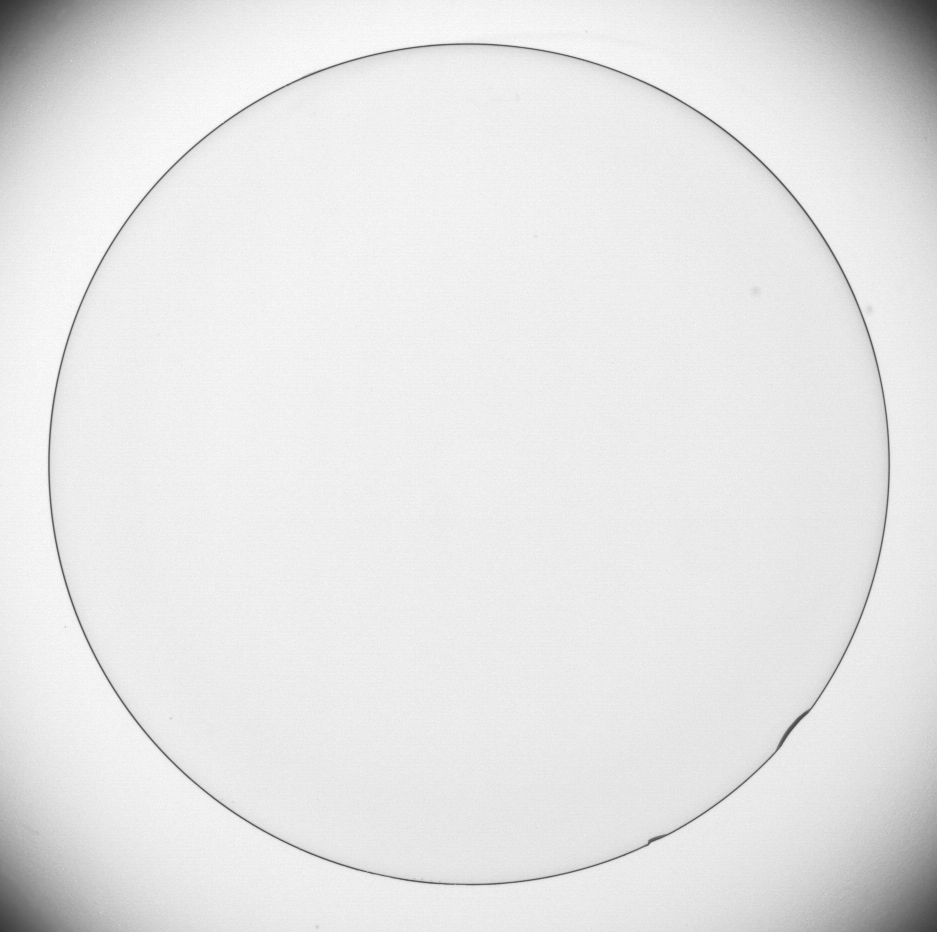
#> input picture cap3/img/342.tif, 937 x 932 px, found by its file name
$ python 342.py   (older library calls are emulated)
#> lines starting #> are read from the running program, lines starting #| are printed output that depends on the picture
#!/usr/bin/env python
# coding: utf-8

# In[2]:


import numpy as np
import cv2
import matplotlib.pyplot as plt


# In[3]:


img = cv2.imread('img/342.tif',0)
#> img is the input picture: shape (932, 937); min 50, max 255, mean 229.7

sobelx = cv2.Sobel(img,cv2.CV_64F,1,0,ksize=5)
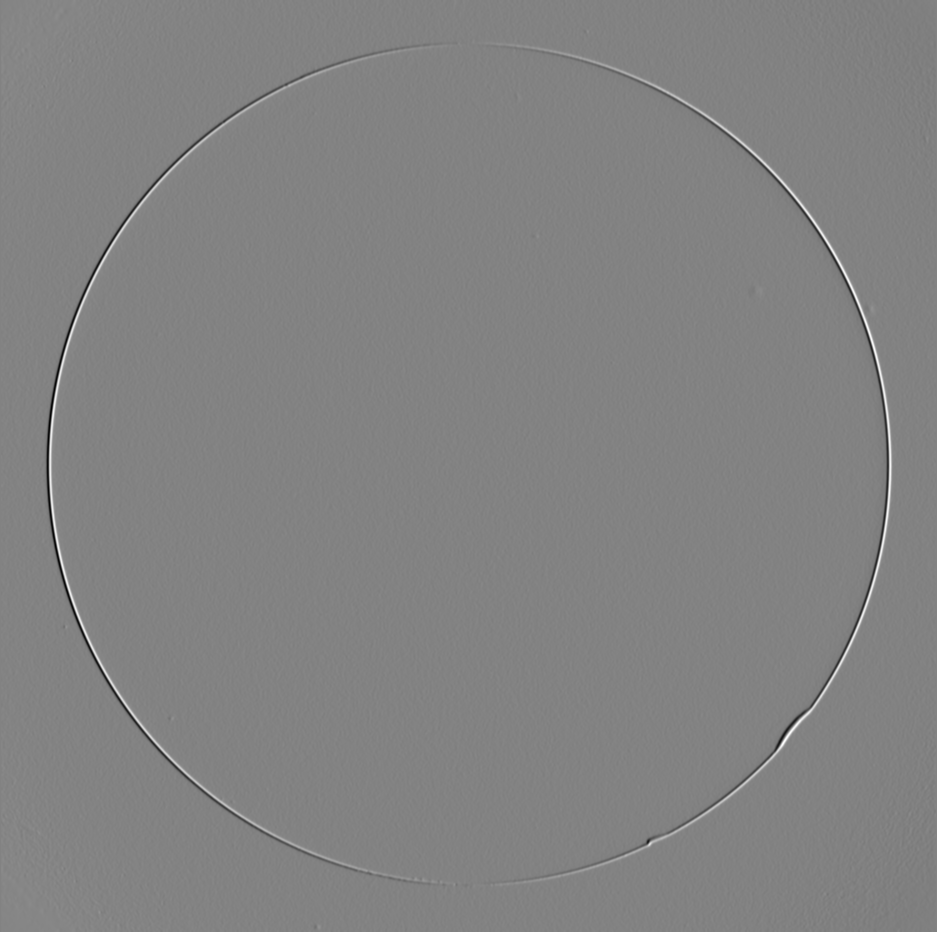
#> sobelx: shape (932, 937) float64; min -6004, max 5708, mean -1.2; drawn with min black and max white
sobely = cv2.Sobel(img,cv2.CV_64F,0,1,ksize=5)

img_sobel = abs(sobelx) + abs(sobely)
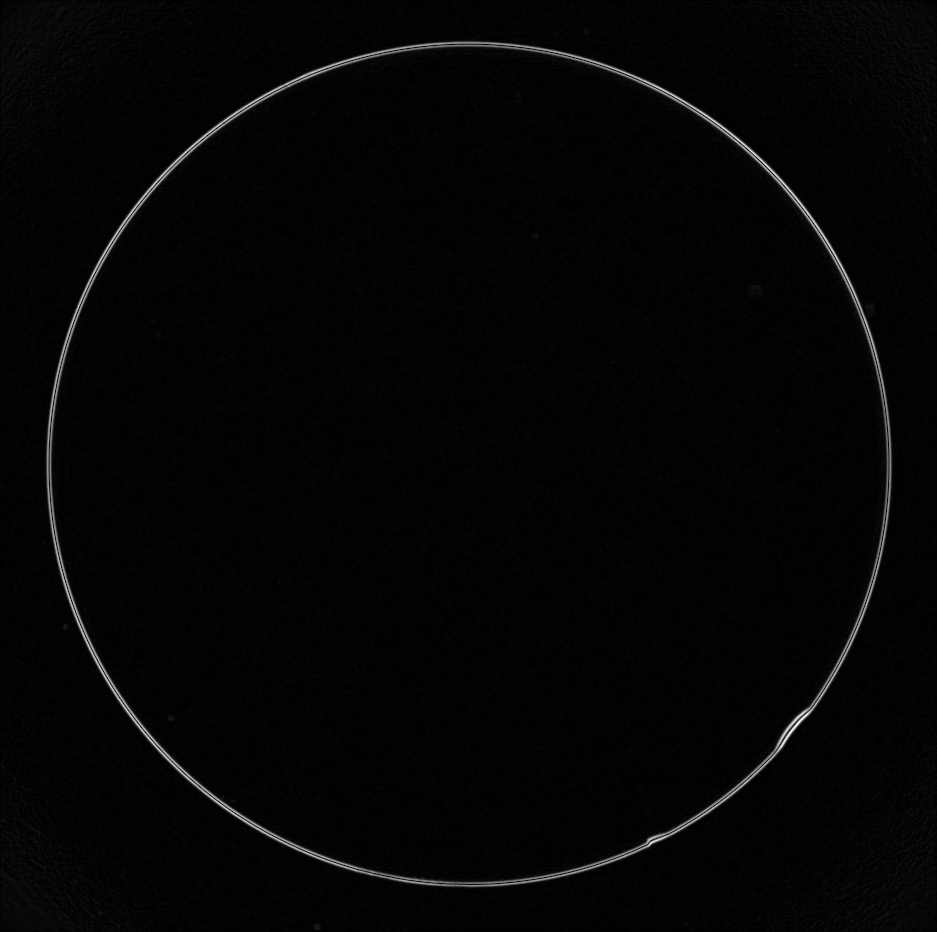
#> img_sobel: shape (932, 937) float64; min 0, max 9842, mean 190.4; drawn with min black and max white
# In[10]:

plt.subplot(121), plt.imshow(img, cmap='gray')
plt.subplot(122), plt.imshow(img_sobel, cmap='gray')

plt.show()
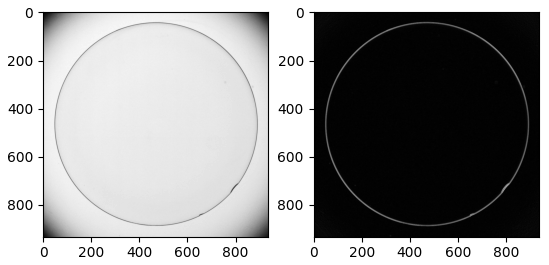
#> figure drawn by matplotlib, 2 panels


# In[ ]:

$ run again, with cap3/img/3201.tif copied over cap3/img/342.tif
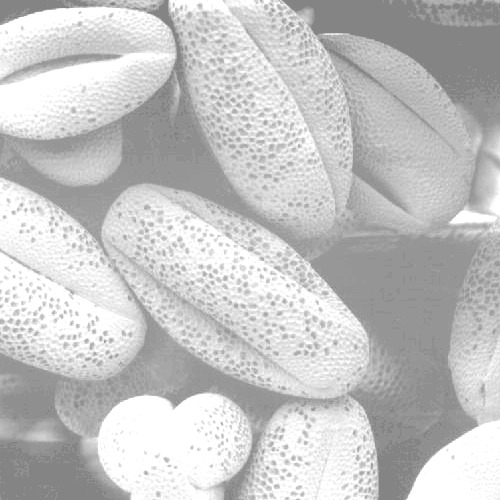
#> input picture cap3/img/3201.tif, 500 x 500 px, found by its file name
#> img is the input picture: shape (500, 500); min 132, max 255, mean 196.4
#> `img_sobel = abs(sobelx) + abs(sobely)`:
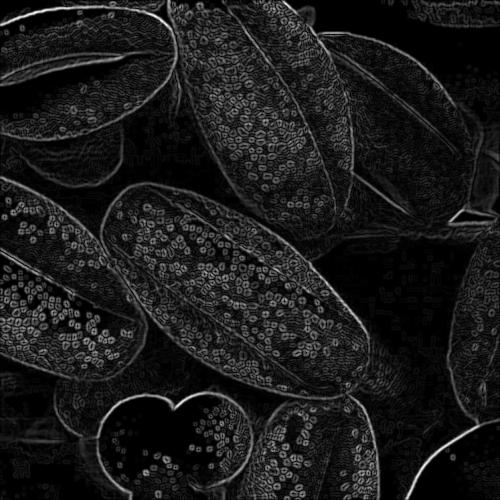
#> img_sobel: shape (500, 500) float64; min 0, max 7416, mean 781.7; drawn with min black and max white
#> `plt.show()`:
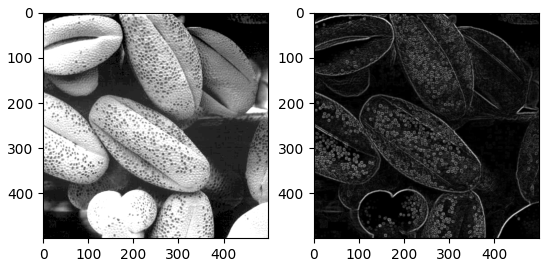
#> figure drawn by matplotlib, 2 panels
